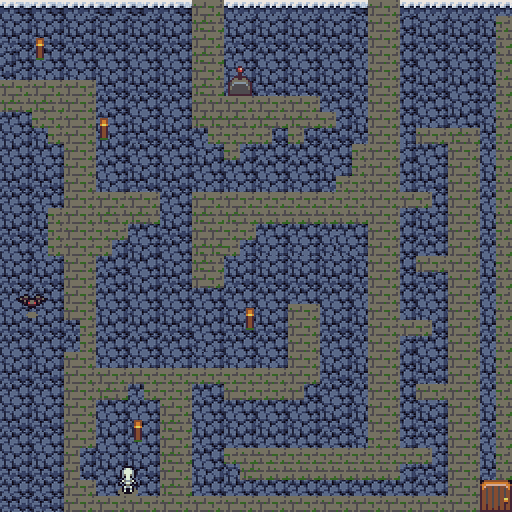

A 2D game scene composited from a Tiled map and its tileset images. What follows is a short description and the map's XML, with each tile layer's data collapsed to a summary:
An orthogonal 32x32 tile map with 16x16 px tiles, 6 tile layers (fond, Colision, deco, passages, ...), 2 tilesets.

<map version="1.9" tiledversion="1.9.2" orientation="orthogonal" renderorder="right-down" width="32" height="32" tilewidth="16" tileheight="16" infinite="0" nextlayerid="9" nextobjectid="1">
 <tileset firstgid="1" name="TextureGrotteAutre" tilewidth="16" tileheight="16" tilecount="1024" columns="32">
  <image source="TextureGrotteAutre.png" width="512" height="512" />
 </tileset>
 <tileset firstgid="1025" name="TexturePierre" tilewidth="16" tileheight="16" tilecount="285" columns="19">
  <image source="TexturePierre.png" width="315" height="250" />
 </tileset>
 <layer id="1" name="fond" width="32" height="32">
  <data>[1024 cells, 1024 non-empty, 8 distinct tile ids]</data>
 </layer>
 <layer id="2" name="Colision" width="32" height="32">
  <data>[1024 cells, 424 non-empty, 17 distinct tile ids]</data>
 </layer>
 <layer id="8" name="deco" width="32" height="32">
  <data>[1024 cells, 16 non-empty, 12 distinct tile ids]</data>
 </layer>
 <layer id="7" name="passages" width="32" height="32">
  <data>[1024 cells, 4 non-empty, 1 distinct tile ids]</data>
 </layer>
 <layer id="3" name="porteFerme" width="32" height="32">
  <data>[1024 cells, 4 non-empty, 4 distinct tile ids]</data>
 </layer>
 <layer id="6" name="accesFinale" width="32" height="32">
  <data>[1024 cells, 0 non-empty, 0 distinct tile ids]</data>
 </layer>
</map>
